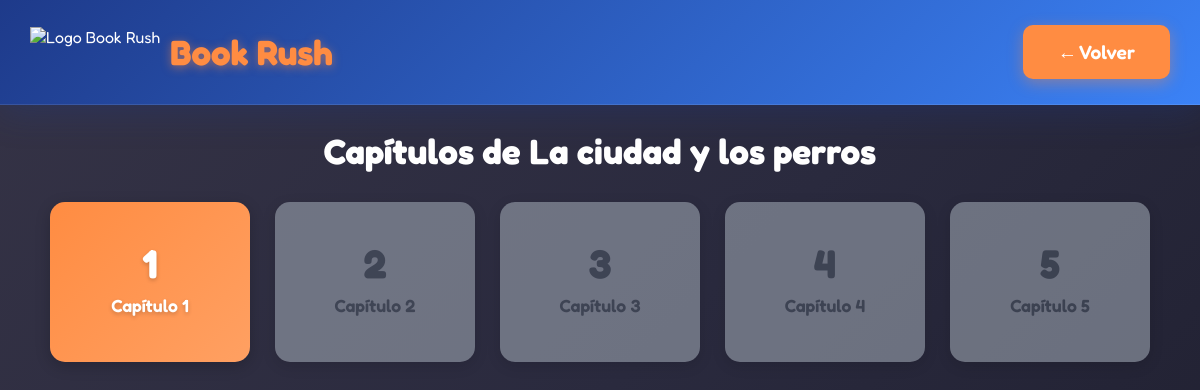
Screenshot of /mapa_capitulos/mapa_capitulos.php?id_libro=1 with the database file from the repository.
### tables this page shows
CREATE TABLE `libros` (
  `id_libro` int(11) NOT NULL,
  `titulo` varchar(100) NOT NULL,
  `AUTOR` varchar(100) NOT NULL,
  `descripcion` text NOT NULL,
  `imagen` varchar(100) NOT NULL,
  `archivo` varchar(100) NOT NULL,
  `resumen` text NOT NULL,
  `personajes` text NOT NULL,
  `categoria` varchar(100) NOT NULL,
  `imagen2` varchar(100) NOT NULL
);

CREATE TABLE `capitulos` (
  `id_capitulo` int(11) NOT NULL,
  `id_libro` int(11) NOT NULL,
  `titulo` varchar(100) NOT NULL,
  `imagen` varchar(100) NOT NULL,
  `contenido` text NOT NULL,
  `glosario` text NOT NULL
);

### mapa_capitulos/mapa_capitulos.php (the view, shortened to what this page needs)
<?php
include '../conexion.php';
$id_libro = isset($_GET['id_libro']) ? intval($_GET['id_libro']) : 0;
$stmtLibro = $conn->prepare("SELECT titulo FROM libros WHERE id_libro = ?");
$stmtLibro->bind_param("i", $id_libro);
$stmtLibro->execute();
$nombre_libro = $stmtLibro->get_result()->fetch_assoc()['titulo'] ?? 'Libro desconocido';
$stmtCap = $conn->prepare("SELECT id_capitulo, titulo FROM capitulos WHERE id_libro = ? ORDER BY id_capitulo ASC");
$stmtCap->bind_param("i", $id_libro);
$stmtCap->execute();
$capitulos = $stmtCap->get_result()->fetch_all(MYSQLI_ASSOC);
$puntajes_por_capitulo = [];
?>
<!DOCTYPE html>
<html lang="es">
<head>
    <link rel="stylesheet" href="../css/mapa_capitulos.css">
</head>
<body>
    <div class="top-bar">
        <div style="display: flex; align-items: center;">
            <img src="../imagenes/LOGO_BOOK_RUSH.png" alt="Logo Book Rush" style="height: 50px; margin-right: 10px;">
            <h1>Book Rush</h1>
        </div>
        <a href="../detalle_libros/detalle_libro.php?id=<?= $id_libro ?>" class="btn-volver-top">
            ← Volver
        </a>
    </div>
    <div class="container">
        <h1 class="page-title">Capítulos de <?= htmlspecialchars($nombre_libro) ?></h1>
        <?php if (empty($capitulos)): ?>
            <div class="mensaje-vacio">
                📚 Este libro aún no tiene capítulos disponibles.
            </div>
        <?php else: ?>
            <div class="capitulos-grid">
                <?php foreach ($capitulos as $index => $cap):
                    $id_cap = $cap['id_capitulo'];
                    $puntaje_cap = $puntajes_por_capitulo[$id_cap] ?? 0;
                    $estado = "blocked";
                    if ($puntaje_cap >= 80) {
                        $estado = "completed";
                    } elseif ($index == 0) {
                        $estado = "playable";
                    } else {
                        $cap_anterior = $capitulos[$index - 1]['id_capitulo'];
                        $puntaje_anterior = $puntajes_por_capitulo[$cap_anterior] ?? 0;
                        if ($puntaje_anterior >= 80) {
                            $estado = "playable";
                        }
                    }
                    $displayTitle = preg_replace('/^\s*capitu?lo\s*\d+\s*/iu', '', $cap['titulo']);
                ?>
                    <a href="<?= $estado != 'blocked' ? '../contenido_capitulo/contenido_capitulo.php?id_capitulo='.$id_cap.'&id_libro='.$id_libro : '#' ?>"
                       class="capitulo-card <?= $estado ?>"
                       <?= $estado == 'blocked' ? 'onclick="return false;" style="cursor: not-allowed;"' : '' ?>>
                        <div class="capitulo-numero"><?= $id_cap ?></div>
                        <div class="capitulo-titulo"><?= htmlspecialchars($displayTitle) ?></div>
                    </a>
                <?php endforeach; ?>
            </div>
        <?php endif; ?>
    </div>
</body>
</html>

### css/mapa_capitulos.css (style rules this page uses)
* { box-sizing: border-box; margin: 0; padding: 0; }
body { font-family: 'Fredoka', sans-serif; background: linear-gradient(135deg, #353346ff 0%, #2a2a3e 50%, #1e1e2e 100%) fixed; background-attachment: fixed; color: #fff; min-height: 100vh; padding: 130px 20px 40px; }
.top-bar { width: 100%; background: linear-gradient(135deg, #1e3a8a 0%, #3b82f6 50%, #60a5fa 100%); background-size: 200% 200%; padding: 25px 30px; display: flex; align-items: center; justify-content: space-between; position: fixed; top: 0; left: 0; z-index: 1100; box-shadow: 0 8px 32px rgba(30, 58, 138, 0.3); backdrop-filter: blur(10px); border-bottom: 1px solid rgba(255, 255, 255, 0.1); animation: slideDown 0.8s ease-out, topBarMove 6s ease-in-out infinite; overflow: hidden; min-height: 100px; }
.top-bar h1 { font-size: 35px; color: #ff8c42; font-family: 'Fredoka', sans-serif; text-shadow: 0 2px 10px rgba(255, 140, 66, 0.5); animation: glowTitle 3s ease-in-out infinite alternate; margin: 0; }
.btn-volver-top { background: #ff8c42; color: white; border: none; padding: 15px 35px; border-radius: 10px; cursor: pointer; font-weight: 600; font-size: 1.2em; text-decoration: none; font-family: 'Fredoka', sans-serif; transition: all 0.3s ease; display: inline-block; box-shadow: 0 4px 15px rgba(255, 140, 66, 0.4); }
.container { max-width: 1100px; margin: 0 auto; }
.page-title { text-align: center; font-size: 2.2em; margin-bottom: 30px; color: #fff; }
.capitulos-grid { display: grid; grid-template-columns: repeat(auto-fill, minmax(180px, 1fr)); gap: 25px; padding: 0; margin-top: 30px; }
.capitulo-card { background: rgba(255, 255, 255, 0.95); border-radius: 15px; padding: 25px; text-align: center; transition: all 0.4s ease; cursor: pointer; box-shadow: 0 4px 15px rgba(0, 0, 0, 0.2); text-decoration: none; color: #2c3e50; display: flex; flex-direction: column; align-items: center; justify-content: center; min-height: 160px; position: relative; overflow: hidden; }
.capitulo-numero { font-size: 2.5em; font-weight: 700; color: #1e3a8a; margin-bottom: 8px; transition: color 0.3s ease; }
.capitulo-titulo { font-size: 1.1em; font-weight: 600; color: #2c3e50; margin-bottom: 10px; transition: color 0.3s ease; }
.capitulo-card.playable { background: linear-gradient(135deg, #ff8c42 0%, #ffa062 100%); animation: pulse 2s ease-in-out infinite; }
.capitulo-card.playable .capitulo-numero, .capitulo-card.playable .capitulo-titulo, .capitulo-card.playable .capitulo-estado { color: white; text-shadow: 0 2px 4px rgba(0, 0, 0, 0.2); }
.capitulo-card.blocked { background: #9ca3af; cursor: not-allowed; opacity: 0.6; }
.capitulo-card.blocked .capitulo-numero, .capitulo-card.blocked .capitulo-titulo, .capitulo-card.blocked .capitulo-estado { color: #4b5563; }

### rows the page displays
libros: titulo "La ciudad y los perros"
capitulos: id_capitulo "1", titulo "Capítulo 1"
capitulos: id_capitulo "2", titulo "Capítulo 2"
capitulos: id_capitulo "3", titulo "Capítulo 3"
capitulos: id_capitulo "4", titulo "Capítulo 4"
capitulos: id_capitulo "5", titulo "Capítulo 5"
